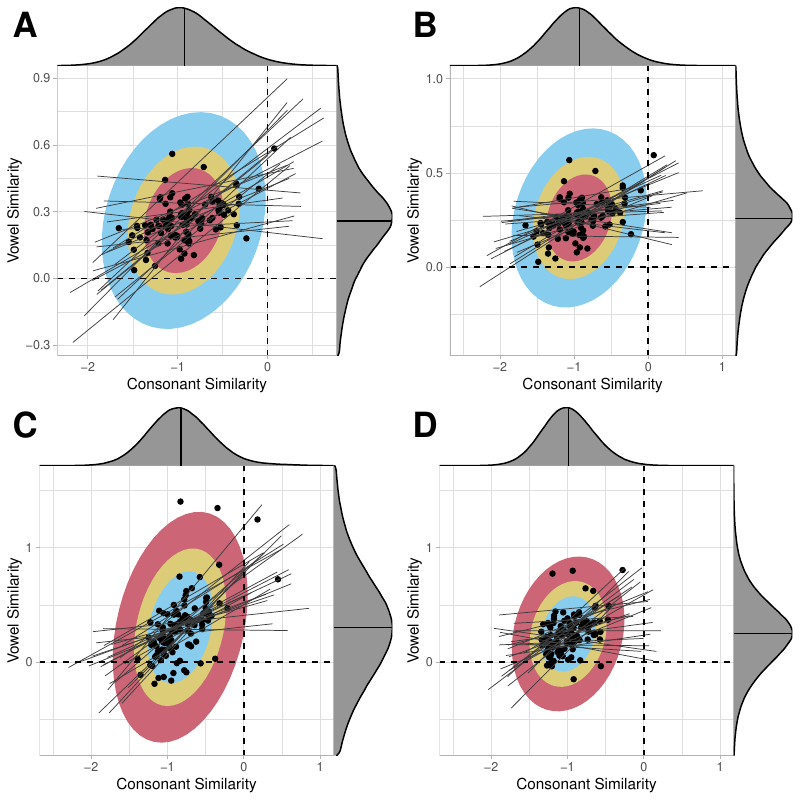

The R source for this figure:
library(brms)
library(tidyverse)
library(tidybayes)
library(cowplot)

setwd('~/McGill/projects/co-ocurrence-harmony')

model <- readRDS('r/models/5-3-non-adj-nc/model.rds')

draws <- model %>% spread_draws(
  r_language__paircount[language, term],
  r_language__paircountv[language, term],
  b_paircount_sim_new,
  b_paircountv_sim_new,
  b_paircount_ident_new,
  b_paircountv_ident_new
)

draws$c_sim <- draws$r_language__paircount + draws$b_paircount_sim_new
draws$v_sim <- draws$r_language__paircountv + draws$b_paircountv_sim_new
draws$c_ident <- draws$r_language__paircount + draws$b_paircount_ident_new
draws$v_ident <- draws$r_language__paircountv + draws$b_paircountv_ident_new

sim_intervals <- draws %>% subset(term=='sim_new') %>% median_qi(sim_coef_c=r_language__paircount + b_paircount_sim_new, sim_coef_v=r_language__paircountv + b_paircountv_sim_new)
ident_intervals <- draws %>% subset(term=='ident_new') %>% median_qi(ident_coef_c=r_language__paircount + b_paircount_ident_new, ident_coef_v=r_language__paircountv + b_paircountv_ident_new)

sim_data <- draws %>% subset(term == 'sim_new')

p <- ggplot() +
  stat_ellipse(data=sim_data, aes(x = c_sim, y = v_sim), level=0.95, fill='#88CCEE', color='#88CCEE', geom='polygon') +
  stat_ellipse(data=sim_data, aes(x = c_sim, y = v_sim), level=0.75, fill='#DDCC77', color='#DDCC77', geom='polygon') +
  stat_ellipse(data=sim_data, aes(x = c_sim, y = v_sim), level=0.5, fill='#CC6677', color='#CC6677', geom='polygon') +
  geom_point(data=sim_intervals, aes(x=sim_coef_c, y=sim_coef_v)) +
  geom_smooth(data=sim_data %>% filter(.draw < 25), aes(x=c_sim, y=v_sim, group = .draw), method = "lm", se = F, size = 0.25, color='#3D3D3D') +
  geom_hline(aes(yintercept=0), lty=2, color='black') +
  geom_vline(aes(xintercept=0), lty=2, color='black') +
  labs(x="Consonant Similarity", y="Vowel Similarity") +
  theme_light()

y_margin <- axis_canvas(p, axis='y') + geom_density(data=sim_data, aes(y=v_sim), fill='#969696') + geom_hline(yintercept=mean(sim_data$v_sim))
x_margin <- axis_canvas(p, axis='x') + geom_density(data=sim_data, aes(x=c_sim), fill='#969696') + geom_vline(xintercept=mean(sim_data$c_sim))

combined_plot <- insert_yaxis_grob(p, y_margin, position = "right")
nc <- insert_xaxis_grob(combined_plot, x_margin, position = "top")

################################

model <- readRDS('r/models/5-3-non-adj-feat/model.rds')

draws <- model %>% spread_draws(
  r_language__paircount[language, term],
  r_language__paircountv[language, term],
  b_paircount_sim_new,
  b_paircountv_sim_new,
  b_paircount_ident_new,
  b_paircountv_ident_new
)

draws$c_sim <- draws$r_language__paircount + draws$b_paircount_sim_new
draws$v_sim <- draws$r_language__paircountv + draws$b_paircountv_sim_new
draws$c_ident <- draws$r_language__paircount + draws$b_paircount_ident_new
draws$v_ident <- draws$r_language__paircountv + draws$b_paircountv_ident_new

sim_intervals <- draws %>% subset(term=='sim_new') %>% median_qi(sim_coef_c=r_language__paircount + b_paircount_sim_new, sim_coef_v=r_language__paircountv + b_paircountv_sim_new)
ident_intervals <- draws %>% subset(term=='ident_new') %>% median_qi(ident_coef_c=r_language__paircount + b_paircount_ident_new, ident_coef_v=r_language__paircountv + b_paircountv_ident_new)

sim_data <- draws %>% subset(term == 'sim_new')

p <- ggplot() +
  xlim(-2.5, 1) +
  ylim(-0.4, 1) +
  stat_ellipse(data=sim_data, aes(x = c_sim, y = v_sim), level=0.95, fill='#88CCEE', color='#88CCEE', geom='polygon') +
  stat_ellipse(data=sim_data, aes(x = c_sim, y = v_sim), level=0.75, fill='#DDCC77', color='#DDCC77', geom='polygon') +
  stat_ellipse(data=sim_data, aes(x = c_sim, y = v_sim), level=0.5, fill='#CC6677', color='#CC6677', geom='polygon') +
  geom_point(data=sim_intervals, aes(x=sim_coef_c, y=sim_coef_v)) +
  geom_smooth(data=sim_data %>% filter(.draw < 25), aes(x=c_sim, y=v_sim, group = .draw), method = "lm", se = F, size = 0.25, color='#3D3D3D') +
  geom_hline(aes(yintercept=0), lty=2, color='black') +
  geom_vline(aes(xintercept=0), lty=2, color='black') +
  labs(x="Consonant Similarity", y="Vowel Similarity") +
  theme_light()

y_margin <- axis_canvas(p, axis='y') + geom_density(data=sim_data, aes(y=v_sim), fill='#969696') + geom_hline(yintercept=mean(sim_data$v_sim))
x_margin <- axis_canvas(p, axis='x') + geom_density(data=sim_data, aes(x=c_sim), fill='#969696') + geom_vline(xintercept=mean(sim_data$c_sim))

combined_plot <- insert_yaxis_grob(p, y_margin, position = "right")
feat <- insert_xaxis_grob(combined_plot, x_margin, position = "top")

########################

model <- readRDS('r/models/5-4-non-adj-nc-family/model.rds')

draws <- model %>% spread_draws(
  `r_family:language__paircount`[language, term],
  `r_family:language__paircountv`[language, term],
  b_paircount_sim_new,
  b_paircountv_sim_new,
  b_paircount_ident_new,
  b_paircountv_ident_new
)

draws$`r_family_language__paircount` <- draws$`r_family:language__paircount`
draws$`r_family_language__paircountv` <- draws$`r_family:language__paircountv`

draws$c_sim <- draws$`r_family:language__paircount` + draws$b_paircount_sim_new
draws$v_sim <- draws$`r_family:language__paircountv` + draws$b_paircountv_sim_new
draws$c_ident <- draws$`r_family:language__paircount` + draws$b_paircount_ident_new
draws$v_ident <- draws$`r_family:language__paircountv` + draws$b_paircountv_ident_new

sim_intervals <- draws %>% subset(term=='sim_new') %>% median_qi(sim_coef_c=r_family_language__paircount + b_paircount_sim_new, sim_coef_v=r_family_language__paircountv + b_paircountv_sim_new)
ident_intervals <- draws %>% subset(term=='ident_new') %>% median_qi(ident_coef_c=r_family_language__paircount + b_paircount_ident_new, ident_coef_v=r_family_language__paircountv + b_paircountv_ident_new)

sim_data <- draws %>% subset(term == 'sim_new')

p <- ggplot() +
  xlim(-2.5, 1) +
  ylim(-0.7, 1.6) +
  stat_ellipse(data=sim_data, aes(x = c_sim, y = v_sim), level=0.95, fill='#CC6677', color='#CC6677', geom='polygon') +
  stat_ellipse(data=sim_data, aes(x = c_sim, y = v_sim), level=0.75, fill='#DDCC77', color='#DDCC77', geom='polygon') +
  stat_ellipse(data=sim_data, aes(x = c_sim, y = v_sim), level=0.5, fill='#88CCEE', color='#88CCEE', geom='polygon') +
  geom_point(data=sim_intervals, aes(x=sim_coef_c, y=sim_coef_v)) +
  geom_smooth(data=sim_data %>% filter(.draw < 25), aes(x=c_sim, y=v_sim, group = .draw), method = "lm", se = F, size = 0.25, color='#3D3D3D') +
  geom_hline(aes(yintercept=0), lty=2, color='black') +
  geom_vline(aes(xintercept=0), lty=2, color='black') +
  labs(x="Consonant Similarity", y="Vowel Similarity") +
  theme_light()

y_margin <- axis_canvas(p, axis='y') + geom_density(data=sim_data, aes(y=v_sim), fill='#969696') + geom_hline(yintercept=mean(sim_data$v_sim))
x_margin <- axis_canvas(p, axis='x') + geom_density(data=sim_data, aes(x=c_sim), fill='#969696') + geom_vline(xintercept=mean(sim_data$c_sim))

combined_plot <- insert_yaxis_grob(p, y_margin, position = "right")
fam_nc <- insert_xaxis_grob(combined_plot, x_margin, position = "top")

#####################

model <- readRDS('r/models/5-4-non-adj-feat-family/model.rds')

draws <- model %>% spread_draws(
  `r_family:language__paircount`[language, term],
  `r_family:language__paircountv`[language, term],
  b_paircount_sim_new,
  b_paircountv_sim_new,
  b_paircount_ident_new,
  b_paircountv_ident_new
)

draws$`r_family_language__paircount` <- draws$`r_family:language__paircount`
draws$`r_family_language__paircountv` <- draws$`r_family:language__paircountv`

draws$c_sim <- draws$`r_family:language__paircount` + draws$b_paircount_sim_new
draws$v_sim <- draws$`r_family:language__paircountv` + draws$b_paircountv_sim_new
draws$c_ident <- draws$`r_family:language__paircount` + draws$b_paircount_ident_new
draws$v_ident <- draws$`r_family:language__paircountv` + draws$b_paircountv_ident_new

sim_intervals <- draws %>% subset(term=='sim_new') %>% median_qi(sim_coef_c=r_family_language__paircount + b_paircount_sim_new, sim_coef_v=r_family_language__paircountv + b_paircountv_sim_new)
ident_intervals <- draws %>% subset(term=='ident_new') %>% median_qi(ident_coef_c=r_family_language__paircount + b_paircount_ident_new, ident_coef_v=r_family_language__paircountv + b_paircountv_ident_new)

sim_data <- draws %>% subset(term == 'sim_new')

p <- ggplot() +
  xlim(-2.5, 1) +
  ylim(-0.7, 1.6) +
  stat_ellipse(data=sim_data, aes(x = c_sim, y = v_sim), level=0.95, fill='#CC6677', color='#CC6677', geom='polygon') +
  stat_ellipse(data=sim_data, aes(x = c_sim, y = v_sim), level=0.75, fill='#DDCC77', color='#DDCC77', geom='polygon') +
  stat_ellipse(data=sim_data, aes(x = c_sim, y = v_sim), level=0.5, fill='#88CCEE', color='#88CCEE', geom='polygon') +
  geom_point(data=sim_intervals, aes(x=sim_coef_c, y=sim_coef_v)) +
  geom_smooth(data=sim_data %>% filter(.draw < 25), aes(x=c_sim, y=v_sim, group = .draw), method = "lm", se = F, size = 0.25, color='#3D3D3D') +
  geom_hline(aes(yintercept=0), lty=2, color='black') +
  geom_vline(aes(xintercept=0), lty=2, color='black') +
  labs(x="Consonant Similarity", y="Vowel Similarity") +
  theme_light()

y_margin <- axis_canvas(p, axis='y') + geom_density(data=sim_data, aes(y=v_sim), fill='#969696') + geom_hline(yintercept=mean(sim_data$v_sim))
x_margin <- axis_canvas(p, axis='x') + geom_density(data=sim_data, aes(x=c_sim), fill='#969696') + geom_vline(xintercept=mean(sim_data$c_sim))

combined_plot <- insert_yaxis_grob(p, y_margin, position = "right")
fam_feat <- insert_xaxis_grob(combined_plot, x_margin, position = "top")

plot_grid(nc, feat, fam_nc, fam_feat, labels = "AUTO", label_size = 25, ncol=2)
ggsave('r/figures/similarity.pdf', width=8, height=8, units='in')

